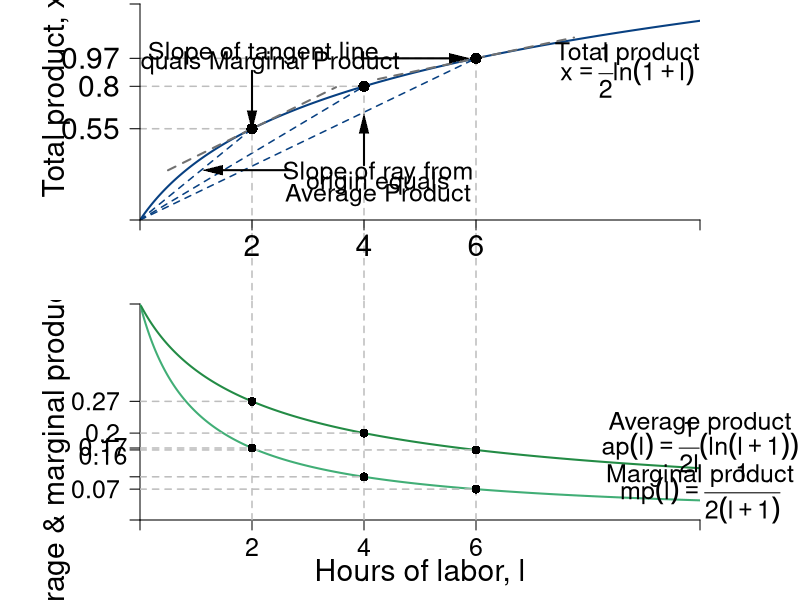

This chart was generated by the following R code:
require(shape)
pdf(file = "specprodexch/production_drs_stacked.pdf", width = 9, height = 12)

#Set parameters for graphics
axislabelsize <- 1.8
labelsize <- 1.5
namesize <- 1.8
annotatesize <- 1.5
graphlinewidth <- 2
segmentlinewidth <- 1.5

COL <- c("#7fc97f", "#beaed4", "#fdc086", "#ffff99", "#386cb0", "#f0027f", "#bf5b17", "#666666")
COLA <- c("#99d8c9","#66c2a4","#41ae76", "#238b45", "#005824")
COLB <- c("#4eb3d3", "#2b8cbe", "#0868ac","#084081")
Grays <- gray.colors(25, start =1, end = 0)

#Edited the margins to cater for the larger LHS labels
par(mar =  c(4, 7, 0.2, 5), #margins
    mfrow = c(2, 1)) #stacked plots


#Change this to make it log of l 

prodFn <- function(l, k = 0.5) {
  k*log(l + 1)
}

MprodFn <- function(l, k = 0.5) {
  k*(1/(l + 1))
}

AprodFn <- function(l, k = 0.5) {
  (k*log(l + 1))/l
}

Mpline <- function(l, constant = 0.3181472, slope = 0.125){
  constant + slope*l
}

xlims <- c(0, 10)
ylims <- c(0, 1.3)

npts <- 501 
x <- seq(xlims[1], xlims[2], length.out = npts)
y <- seq(ylims[1], ylims[2], length.out = npts) 
a <- c(13, 15, 17)

plot(1, 0, xlim = xlims, ylim = ylims, type = "n",
     xlab = expression(paste("")),
     ylab = expression(paste("")), 
     xaxt = "n", 
     yaxt = "n", 
     cex.lab = axislabelsize, 
     bty = "n",
     xaxs="i", 
     yaxs="i")

# ticksy <- seq(from = 0, to = ylims[2], by = 0.25)
# ylabels <- seq(from = 0, to = ylims[2], by = 0.25)
# ticksx <- seq(from = 0, to = xlims[2], by = 1)
# xlabels <- seq(from = 0, to = xlims[2], by = 1)

npts <- 500 
xx1 <- seq(xlims[1], xlims[2], length.out = npts)
xx2 <- seq(0, xlims[2], length.out = npts)
xx3 <- seq(0.5, 3.5, length.out = npts)
xx4 <- seq(4.25, 7.75, length.out = npts)

lines(xx1, prodFn(xx1, k = 0.5), col = COLB[4], lwd = graphlinewidth)
#lines(xx2, MprodFn(xx1, k = 0.5), col = COLA[1], lwd = graphlinewidth)
#lines(xx1, AprodFn(xx1, k = 0.5), col = COLA[2], lwd = graphlinewidth)
lines(xx3, Mpline(xx3, constant = prodFn(l = 2, k = 0.5) - 2*MprodFn(l = 2, k = 0.5), slope = MprodFn(l = 2, k = 0.5)), col = Grays[21], lty = 2, lwd = graphlinewidth)
lines(xx4, Mpline(xx4, constant = prodFn(l = 6, k = 0.5) - 6*MprodFn(l = 6, k = 0.5), slope = MprodFn(l = 6, k = 0.5)), col = Grays[21], lty = 2, lwd = graphlinewidth)
#lines(xx1, indiffA1(xx1, uA = 20, rmax = 2.5, xmax = 10), col = COLB[4], lwd = graphlinewidth)

#mtext(expression(paste("Hours of labor, ", l)), side = 1, line = 2.5, cex = axislabelsize)
text(-1.5, 0.75, expression(paste("Total product, ", x)), xpd = TRUE, cex = axislabelsize, srt = 90) 

#segments(4.11765, 6.17647, 5.88, 8.88, lty = 1, col = COL[2] , lwd = graphlinewidth)
#text(7.3, 3, expression("Pareto Efficient"))
#text(7.3, 2.5, expression("Curve"))
#Arrows(7.3, 3.5, 7.3, 6.1, col = "black", lty = 1, lwd = 2, arr.type = "triangle", arr.lwd = 0.5)

segments(0, prodFn(l = 6, k = 0.5), 6, prodFn(l = 6, k = 0.5), lty = 2, col = "gray" , lwd = segmentlinewidth)
segments(6, -2, 6, prodFn(l = 6, k = 0.5), lty = 2, col = "gray" , lwd = segmentlinewidth, xpd = TRUE)
segments(0, 0, 6, prodFn(l = 6, k = 0.5), lty = 2, col = COLB[4] , lwd = segmentlinewidth)
points(6, prodFn(l = 6, k = 0.5), pch = 16, col = "black", cex = 1.5)

segments(0, prodFn(l = 4, k = 0.5), 4, prodFn(l = 4, k = 0.5), lty = 2, col = "gray" , lwd = segmentlinewidth)
segments(4, -2, 4, prodFn(l = 4, k = 0.5), lty = 2, col = "gray" , lwd = segmentlinewidth, xpd = TRUE)
segments(0, 0, 4, prodFn(l = 4, k = 0.5), lty = 2, col = COLB[4] , lwd = segmentlinewidth)
points(4, prodFn(l = 4, k = 0.5), pch = 16, col = "black", cex = 1.5)


segments(0, prodFn(l = 2, k = 0.5), 2, prodFn(l = 2, k = 0.5), lty = 2, col = "gray" , lwd = segmentlinewidth)
segments(2, -2, 2, prodFn(l = 2, k = 0.5), lty = 2, col = "gray" , lwd = segmentlinewidth, xpd = TRUE)
segments(0, 0, 2, prodFn(l = 2, k = 0.5), lty = 2, col = COLB[4] , lwd = segmentlinewidth)
points(2, prodFn(l = 2, k = 0.5), pch = 16, col = "black", cex = 1.5)

ticksy <- c(0, prodFn(l = 2, k = 0.5), prodFn(l = 4, k = 0.5), prodFn(l = 6, k = 0.5), ylims[2])
ylabels <- c(NA, expression(paste(0.55)), round(prodFn(l = 4, k = 0.5),2), expression(paste(0.97)), NA)
ticksx <- c(0, 2, 4, 6, xlims[2])
xlabels <- c(NA, 2, 4, 6, NA)

axis(1, at = ticksx, pos = 0, labels = xlabels, cex.axis = axislabelsize)
axis(2, at = ticksy, pos = 0, labels = ylabels, las = 1, cex.axis = axislabelsize)


#Label the iso-welfare functions for the HG, Aisha
text(8.7, 1, expression(paste("Total product")), cex = labelsize)
text(8.7, 0.9, expression(x == frac(1,2)*ln(1 + l)), cex = labelsize)


#Average Product
text(4.25, 0.28, expression(paste("Slope of ray from")), cex = labelsize)
text(4.25, 0.22, expression(paste("origin equals")), cex = labelsize)
text(4.25, 0.15, expression(paste("Average Product")), cex = labelsize)
Arrows(2.7, 0.3, 1.3, 0.3, col = "black", lty = 1, lwd = 2, arr.type = "triangle", arr.lwd = 0.5)
Arrows(4, 0.33, 4, 0.58, col = "black", lty = 1, lwd = 2, arr.type = "triangle", arr.lwd = 0.5)

#Marginal Product
text(2.2, prodFn(l = 6, k = 0.5) + 0.03, expression(paste("Slope of tangent line")), cex = labelsize)
text(2.2, prodFn(l = 6, k = 0.5) - 0.03, expression(paste("equals Marginal Product")), cex = labelsize)
Arrows(2, prodFn(l = 6, k = 0.5) - 0.075, 2, prodFn(l = 2, k = 0.5) + 0.05 , col = "black", lty = 1, lwd = 2, arr.type = "triangle", arr.lwd = 0.5)
Arrows(4, prodFn(l = 6, k = 0.5), 5.7, prodFn(l = 6, k = 0.5), col = "black", lty = 1, lwd = 2, arr.type = "triangle", arr.lwd = 0.5)


prodFn <- function(l, k = 0.5) {
  k*log(l + 1)
}

MprodFn <- function(l, k = 0.5) {
  k*(1/(l + 1))
}

AprodFn <- function(l, k = 0.5) {
  (k*log(l + 1))/l
}

Mpline <- function(l, constant = 0.3181472, slope = 0.125){
  constant + slope*l
}
xlims <- c(0, 10)
ylims <- c(0, 0.5)

npts <- 501 
x <- seq(xlims[1], xlims[2], length.out = npts)
y <- seq(ylims[1], ylims[2], length.out = npts) 
a <- c(13, 15, 17)

plot(0, 0, xlim = xlims, ylim = ylims, type = "n",
     xlab = expression(paste("")),
     ylab = expression(paste("")), 
     xaxt = "n", 
     yaxt = "n", 
     bty = "n",
     xaxs="i", 
     yaxs="i")


ticksy <- c(0, MprodFn(l = 6, k = 0.5), MprodFn(l = 4, k = 0.5), AprodFn(l = 6, k = 0.5),   MprodFn(l = 2, k = 0.5), AprodFn(l = 4, k = 0.5), AprodFn(l = 2, k = 0.5),  ylims[2])
ylabels <- c(NA,  0.07, round(MprodFn(l = 4, k = 0.5),2), NA, NA, round(AprodFn(l = 4, k = 0.5),2), 0.27, NA)
ticksx <- c(0, 2, 4, 6, xlims[2])
xlabels <- c(NA, 2, 4, 6, NA)

text(-0.66, 0.17, 0.17, xpd = TRUE, cex = labelsize) 
text(-0.66, 0.15, 0.16, xpd = TRUE, cex = labelsize) 

axis(1, at = ticksx, pos = 0, labels = xlabels, cex.axis = labelsize)
axis(2, at = ticksy, pos = 0, labels = ylabels, las = 1, cex.axis = labelsize)

npts <- 500 
xx1 <- seq(xlims[1], xlims[2], length.out = npts)

xx3 <- seq(1, 3, length.out = npts)
xx4 <- seq(5, 7, length.out = npts)

lines(xx1, MprodFn(xx1, k = 0.5), col = COLA[3], lwd = graphlinewidth)
lines(xx1, AprodFn(xx1, k = 0.5), col = COLA[4], lwd = graphlinewidth)

#Axis Labels
mtext(expression(paste("Hours of labor, ", l)), side = 1, line = 2.5, cex = axislabelsize)
text(-1.5, 0.5*ylims[2], expression(paste("Average & marginal product, ", list(ap,mp) )), xpd = TRUE, cex = axislabelsize, srt = 90) 



#Margin
segments(6, 0, 6, ylims[2]+1, lty = 2, col = "gray" , lwd = segmentlinewidth, xpd = TRUE)
segments(0, MprodFn(l = 6, k = 0.5), 6, MprodFn(l = 6, k = 0.5), lty = 2, col = "gray" , lwd = segmentlinewidth)
segments(0, AprodFn(l = 6, k = 0.5), 6, AprodFn(l = 6, k = 0.5), lty = 2, col = "gray" , lwd = segmentlinewidth)
points(6, MprodFn(l = 6, k = 0.5), pch = 16, col = "black", cex = 1.2)
points(6, AprodFn(l = 6, k = 0.5), pch = 16, col = "black", cex = 1.2)

segments(4, 0, 4, ylims[2]+1, lty = 2, col = "gray" , lwd = segmentlinewidth, xpd = TRUE)
segments(0, MprodFn(l = 4, k = 0.5), 4, MprodFn(l = 4, k = 0.5), lty = 2, col = "gray" , lwd = segmentlinewidth)
segments(0, AprodFn(l = 4, k = 0.5), 4, AprodFn(l = 4, k = 0.5), lty = 2, col = "gray" , lwd = segmentlinewidth)
points(4, MprodFn(l = 4, k = 0.5), pch = 16, col = "black", cex = 1.2)
points(4, AprodFn(l = 4, k = 0.5), pch = 16, col = "black", cex = 1.2)


segments(2, 0, 2, ylims[2]+1, lty = 2, col = "gray" , lwd = segmentlinewidth, xpd = TRUE)
segments(0, MprodFn(l = 2, k = 0.5), 2, MprodFn(l = 2, k = 0.5), lty = 2, col = "gray" , lwd = segmentlinewidth)
segments(0, AprodFn(l = 2, k = 0.5), 2, AprodFn(l = 2, k = 0.5), lty = 2, col = "gray" , lwd = segmentlinewidth)
points(2, MprodFn(l = 2, k = 0.5), pch = 16, col = "black", cex = 1.2)
points(2, AprodFn(l = 2, k = 0.5), pch = 16, col = "black", cex = 1.2)

#Label the iso-welfare functions for the HG, Aisha
text(8.2, 1.1, expression(paste("Total Product")))
text(8.2, 1, expression(x == frac(1,50)*(l)^2))


#Marginal Product
#text(6, 0.1, expression(paste("Slope of tangent line")))
text(10, MprodFn(l = 9.5, k = 0.5) + 0.055, expression(paste("Marginal product")), cex = annotatesize, xpd = TRUE)
text(10, MprodFn(l = 9.5, k = 0.5) + 0.015, expression(paste(mp(l) == frac(1,2*(l+1) ))), cex = annotatesize, xpd = TRUE)

#Average Product
text(10, AprodFn(l = 9.5, k = 0.5) + 0.1, expression(paste("Average product")), cex = annotatesize, xpd = TRUE)
text(10, AprodFn(l = 9.5, k = 0.5) + 0.05, expression(paste(ap(l) == frac(1,'2l')*(ln(l+1)) )), cex = annotatesize, xpd = TRUE)


dev.off()
